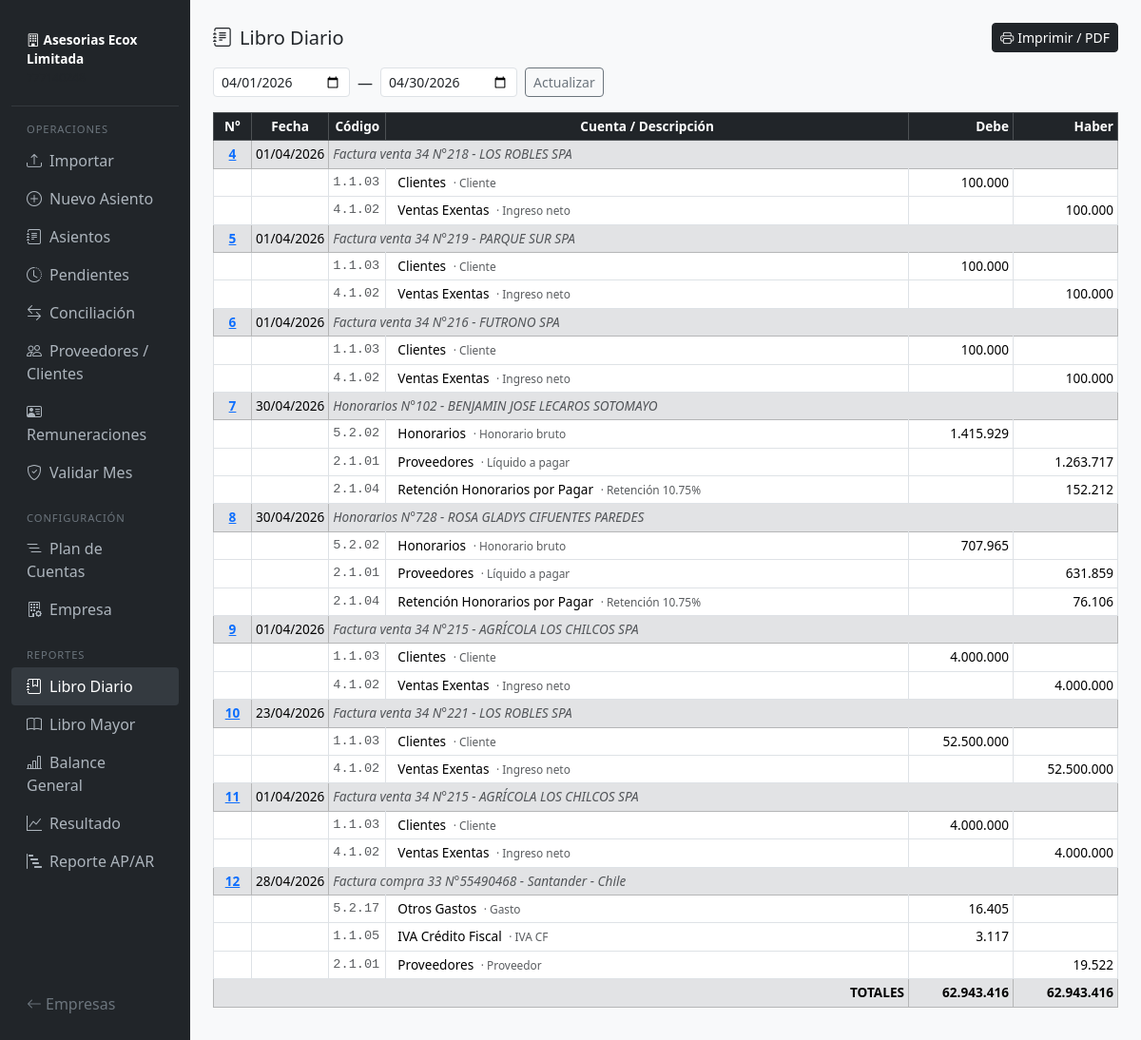
The page /empresa/2/reportes/diario on the database its author committed.
### models.py (models this page shows, shortened)
class Empresa(db.Model):
    __tablename__ = 'empresas'
    id = db.Column(db.Integer, primary_key=True)
    rut = db.Column(db.String(12), unique=True, nullable=False)
    razon_social = db.Column(db.String(200), nullable=False)
    nombre_fantasia = db.Column(db.String(200))
    giro = db.Column(db.String(300))
    activa = db.Column(db.Boolean, default=True)
    clave_sii = db.Column(db.String(200))   # clave portal SII (opcional)
    cuentas = db.relationship('Cuenta', backref='empresa', lazy='dynamic')
    asientos = db.relationship('Asiento', backref='empresa', lazy='dynamic')
    documentos_sii = db.relationship('DocumentoSII', backref='empresa', lazy='dynamic')
    movimientos_banco = db.relationship('MovimientoBanco', backref='empresa', lazy='dynamic')
    reglas = db.relationship('ReglaClasificacion', backref='empresa', lazy='dynamic')

class Asiento(db.Model):
    __tablename__ = 'asientos'
    id = db.Column(db.Integer, primary_key=True)
    empresa_id = db.Column(db.Integer, db.ForeignKey('empresas.id'), nullable=False)
    fecha = db.Column(db.Date, nullable=False)
    numero = db.Column(db.Integer)
    descripcion = db.Column(db.String(500))
    origen = db.Column(db.String(20), default='MANUAL')
    estado = db.Column(db.String(15), default='BORRADOR')
    creado_en = db.Column(db.DateTime, default=datetime.now)
    lineas = db.relationship('LineaAsiento', backref='asiento', lazy='select',
                             cascade='all, delete-orphan',
                             order_by='LineaAsiento.orden')

class LineaAsiento(db.Model):
    __tablename__ = 'lineas_asiento'
    id = db.Column(db.Integer, primary_key=True)
    asiento_id = db.Column(db.Integer, db.ForeignKey('asientos.id'), nullable=False)
    cuenta_id = db.Column(db.Integer, db.ForeignKey('cuentas.id'), nullable=False)
    debe = db.Column(db.Float, default=0.0)
    haber = db.Column(db.Float, default=0.0)
    descripcion = db.Column(db.String(300))
    orden = db.Column(db.Integer, default=0)

class Cuenta(db.Model):
    __tablename__ = 'cuentas'
    id = db.Column(db.Integer, primary_key=True)
    empresa_id = db.Column(db.Integer, db.ForeignKey('empresas.id'), nullable=False)
    codigo = db.Column(db.String(20), nullable=False)
    nombre = db.Column(db.String(200), nullable=False)
    tipo = db.Column(db.String(20), nullable=False)       # ACTIVO, PASIVO, PATRIMONIO, INGRESO, GASTO
    naturaleza = db.Column(db.String(10), nullable=False)  # DEUDORA, ACREEDORA
    nivel = db.Column(db.Integer, default=1)
    cuenta_padre_id = db.Column(db.Integer, db.ForeignKey('cuentas.id'), nullable=True)
    activa = db.Column(db.Boolean, default=True)
    es_titulo = db.Column(db.Boolean, default=False)
    hijos = db.relationship('Cuenta', backref=db.backref('padre', remote_side=[id]))
    lineas = db.relationship('LineaAsiento', backref='cuenta', lazy='dynamic')

### routes/reportes.py (the view)
@bp.route('/empresa/<int:eid>/reportes/diario')
def diario(eid):
    empresa = Empresa.query.get_or_404(eid)
    desde, hasta = _rango_fechas()
    asientos = (Asiento.query
                .filter_by(empresa_id=eid, estado='CONFIRMADO')
                .filter(Asiento.fecha >= desde, Asiento.fecha <= hasta)
                .order_by(Asiento.numero)
                .all())
    return render_template('reportes/diario.html', empresa=empresa,
                           asientos=asientos, desde=desde, hasta=hasta)

### routes/reportes.py (called while the page is built)
def _mes_anterior():
    hoy = date.today()
    if hoy.month == 1:
        y, m = hoy.year - 1, 12
    else:
        y, m = hoy.year, hoy.month - 1
    return date(y, m, 1), date(y, m, calendar.monthrange(y, m)[1])

def _rango_fechas():
    d_def, h_def = _mes_anterior()
    desde_str = request.args.get('desde', d_def.isoformat())
    hasta_str = request.args.get('hasta', h_def.isoformat())
    try:
        desde = date.fromisoformat(desde_str)
        hasta = date.fromisoformat(hasta_str)
    except ValueError:
        desde, hasta = _mes_anterior()
    return desde, hasta

### templates/reportes/diario.html (shortened to what this page needs)
{% extends 'base.html' %}
{% block content %}
<div class="d-flex justify-content-between align-items-center mb-3">
  <h5 class="mb-0"><i class="bi bi-journal-text me-2"></i>Libro Diario</h5>
  <a href="{{ url_for('reportes.diario_imprimir', eid=empresa.id, desde=desde.isoformat(), hasta=hasta.isoformat()) }}"
     target="_blank" class="btn btn-sm btn-dark">
    <i class="bi bi-printer me-1"></i>Imprimir / PDF
  </a>
</div>
<form class="row g-2 mb-3" method="get">
  <div class="col-auto">
    <input type="date" name="desde" value="{{ desde }}" class="form-control form-control-sm">
  </div>
  <div class="col-auto"><span class="pt-1 d-inline-block">—</span></div>
  <div class="col-auto">
    <input type="date" name="hasta" value="{{ hasta }}" class="form-control form-control-sm">
  </div>
  <div class="col-auto">
    <button class="btn btn-outline-secondary btn-sm">Actualizar</button>
  </div>
</form>
{% if asientos %}
<div class="table-responsive">
  <table class="table table-sm table-bordered" style="font-size:.82rem">
    <thead class="table-dark text-center" style="font-size:.78rem">
      <tr>
        <th style="width:40px">N°</th>
        <th style="width:80px">Fecha</th>
        <th style="width:60px">Código</th>
        <th>Cuenta / Descripción</th>
        <th class="text-end" style="width:110px">Debe</th>
        <th class="text-end" style="width:110px">Haber</th>
      </tr>
    </thead>
    <tbody>
      {% set tot_debe  = [0] %}
      {% set tot_haber = [0] %}
      {% for a in asientos %}
      <tr class="table-secondary">
        <td class="fw-semibold text-center">
          <a href="{{ url_for('asientos.editar', eid=empresa.id, aid=a.id) }}"
             target="_blank"
             class="link-primary fw-semibold"
             title="Editar asiento N°{{ a.numero }}">{{ a.numero }}</a>
        </td>
        <td class="text-center">{{ a.fecha|fecha_cl }}</td>
        <td colspan="4" class="fst-italic text-muted small">{{ a.descripcion or '' }}</td>
      </tr>
      {% for l in a.lineas %}
        {% set _ = tot_debe.append(tot_debe[-1] + (l.debe or 0)) %}
        {% set _ = tot_haber.append(tot_haber[-1] + (l.haber or 0)) %}
      <tr>
        <td></td>
        <td></td>
        <td class="font-monospace text-muted">{{ l.cuenta.codigo }}</td>
        <td style="padding-left:12px">
          {{ l.cuenta.nombre }}
          {% if l.descripcion %}<span class="text-muted ms-1 small">· {{ l.descripcion }}</span>{% endif %}
        </td>
        <td class="text-end">{% if l.debe %}{{ l.debe|clp }}{% endif %}</td>
        <td class="text-end">{% if l.haber %}{{ l.haber|clp }}{% endif %}</td>
      </tr>
      {% endfor %}
      {% endfor %}
    </tbody>
    <tfoot class="fw-bold table-secondary">
      <tr>
        <td colspan="4" class="text-end">TOTALES</td>
        <td class="text-end">{{ tot_debe[-1]|clp }}</td>
        <td class="text-end">{{ tot_haber[-1]|clp }}</td>
      </tr>
    </tfoot>
  </table>
</div>
{% else %}
<div class="text-muted small py-4 text-center">Sin asientos confirmados en el período.</div>
{% endif %}
{% endblock %}

### templates/base.html (shortened to what this page needs)
<!DOCTYPE html>
<html lang="es">
<head>
  <link href="https://cdn.jsdelivr.net/npm/bootstrap@5.3.3/dist/css/bootstrap.min.css" rel="stylesheet">
  <link href="https://cdn.jsdelivr.net/npm/bootstrap-icons@1.11.3/font/bootstrap-icons.min.css" rel="stylesheet">
  <link href="https://cdn.jsdelivr.net/npm/tom-select@2.3.1/dist/css/tom-select.bootstrap5.min.css" rel="stylesheet">
</head>
<body>
<div class="container-fluid">
  <div class="row">
    {% if empresa is defined and empresa %}
    <nav class="col-md-2 sidebar d-flex flex-column py-3">
      <div class="empresa-nombre">
        <i class="bi bi-building me-1"></i>{{ empresa.nombre_fantasia or empresa.razon_social }}
        <div class="text-muted" style="font-size:.75rem;font-weight:400">{{ empresa.rut }}</div>
      </div>
      <hr class="text-secondary my-1">
      <div class="nav-section">Operaciones</div>
      <ul class="nav flex-column">
        <li><a class="nav-link {% if 'importar' in request.endpoint %}active{% endif %}"
               href="{{ url_for('importar.index', eid=empresa.id) }}">
          <i class="bi bi-upload me-2"></i>Importar</a></li>
        <li><a class="nav-link {% if request.endpoint=='asientos.nuevo' %}active{% endif %}"
               href="{{ url_for('asientos.nuevo', eid=empresa.id) }}">
          <i class="bi bi-plus-circle me-2"></i>Nuevo Asiento</a></li>
        <li><a class="nav-link {% if request.endpoint=='asientos.lista' %}active{% endif %}"
               href="{{ url_for('asientos.lista', eid=empresa.id) }}">
          <i class="bi bi-journal-text me-2"></i>Asientos</a></li>
        <li><a class="nav-link {% if 'pendientes' in request.endpoint %}active{% endif %}"
               href="{{ url_for('pendientes.index', eid=empresa.id) }}">
          <i class="bi bi-clock-history me-2"></i>Pendientes
        </a></li>
        <li><a class="nav-link {% if 'conciliacion' in request.endpoint %}active{% endif %}"
               href="{{ url_for('conciliacion.index', eid=empresa.id) }}">
          <i class="bi bi-arrow-left-right me-2"></i>Conciliación</a></li>
        <li><a class="nav-link {% if 'contrapartes' in request.endpoint %}active{% endif %}"
               href="{{ url_for('contrapartes.index', eid=empresa.id) }}">
          <i class="bi bi-people me-2"></i>Proveedores / Clientes</a></li>
        <li><a class="nav-link {% if 'remuneraciones' in request.endpoint %}active{% endif %}"
               href="{{ url_for('remuneraciones.index', eid=empresa.id) }}">
          <i class="bi bi-person-vcard me-2"></i>Remuneraciones</a></li>
        <li><a class="nav-link {% if 'validacion' in request.endpoint %}active{% endif %}"
               href="{{ url_for('validacion.index', eid=empresa.id) }}">
          <i class="bi bi-shield-check me-2"></i>Validar Mes</a></li>
      </ul>
      <div class="nav-section mt-2">Configuración</div>
      <ul class="nav flex-column">
        <li><a class="nav-link {% if 'cuentas' in request.endpoint %}active{% endif %}"
               href="{{ url_for('cuentas.lista', eid=empresa.id) }}">
          <i class="bi bi-list-nested me-2"></i>Plan de Cuentas</a></li>
        <li><a class="nav-link {% if request.endpoint in ('empresas.editar',) %}active{% endif %}"
               href="{{ url_for('empresas.editar', eid=empresa.id) }}">
          <i class="bi bi-building-gear me-2"></i>Empresa</a></li>
      </ul>
      <div class="nav-section mt-2">Reportes</div>
      <ul class="nav flex-column">
        <li><a class="nav-link {% if request.endpoint in ('reportes.diario','reportes.diario_imprimir') %}active{% endif %}"
               href="{{ url_for('reportes.diario', eid=empresa.id) }}">
          <i class="bi bi-journal-bookmark me-2"></i>Libro Diario</a></li>
        <li><a class="nav-link {% if request.endpoint in ('reportes.mayor','reportes.mayor_imprimir') %}active{% endif %}"
               href="{{ url_for('reportes.mayor', eid=empresa.id) }}">
          <i class="bi bi-book me-2"></i>Libro Mayor</a></li>
        <li><a class="nav-link {% if request.endpoint in ('reportes.balance','reportes.balance_imprimir') %}active{% endif %}"
               href="{{ url_for('reportes.balance', eid=empresa.id) }}">
          <i class="bi bi-bar-chart-line me-2"></i>Balance General</a></li>
        <li><a class="nav-link {% if request.endpoint=='reportes.resultado' %}active{% endif %}"
               href="{{ url_for('reportes.resultado', eid=empresa.id) }}">
          <i class="bi bi-graph-up me-2"></i>Resultado</a></li>
        <li><a class="nav-link {% if request.endpoint=='reportes.ap_ar' %}active{% endif %}"
               href="{{ url_for('reportes.ap_ar', eid=empresa.id) }}">
          <i class="bi bi-bar-chart-steps me-2"></i>Reporte AP/AR</a></li>
      </ul>
      <div class="mt-auto pt-3 pb-2">
        <a class="nav-link text-secondary" href="{{ url_for('main.index') }}">
          <i class="bi bi-arrow-left me-1"></i>Empresas
        </a>
      </div>
    </nav>
    <main class="col-md-10 main-content">
    {% else %}
    <main class="col-12 main-content">
    {% endif %}
      {% block content %}{% endblock %}
    </main>
  </div>
</div>
</body>
</html>

### templates/base.html (style rules this page uses)
body { background: #f8f9fa; }
.sidebar { min-height: 100vh; background: #212529; }
.sidebar .nav-link { color: #adb5bd; padding: .5rem 1rem; }
.sidebar .nav-link:hover, .sidebar .nav-link.active { color: #fff; background: #343a40; border-radius: 4px; }
.sidebar .nav-section { color: #6c757d; font-size: .7rem; text-transform: uppercase; letter-spacing: .08em; padding: .75rem 1rem .25rem; }
.sidebar .empresa-nombre { font-size: .85rem; font-weight: 600; color: #fff; padding: 1rem; }
.main-content { padding: 1.5rem; }
.table-sm td, .table-sm th { font-size: .85rem; }

### rows shown on the page
Empresa: nombre_fantasia+razon_social "Asesorias Ecox Limitada"
Asiento: numero "4", fecha|fecha_cl "01/04/2026", descripcion "Factura venta 34 N°218 - LOS ROBLES SPA"
LineaAsiento: cuenta.codigo "1.1.03", cuenta.nombre "Clientes", descripcion "Cliente", debe|clp "100.000"
LineaAsiento: cuenta.codigo "4.1.02", cuenta.nombre "Ventas Exentas", descripcion "Ingreso neto", haber|clp "100.000"
Asiento: numero "5", fecha|fecha_cl "01/04/2026", descripcion "Factura venta 34 N°219 - PARQUE SUR SPA"
LineaAsiento: cuenta.codigo "1.1.03", cuenta.nombre "Clientes", descripcion "Cliente", debe|clp "100.000"
LineaAsiento: cuenta.codigo "4.1.02", cuenta.nombre "Ventas Exentas", descripcion "Ingreso neto", haber|clp "100.000"
Asiento: numero "6", fecha|fecha_cl "01/04/2026", descripcion "Factura venta 34 N°216 - FUTRONO SPA"
LineaAsiento: cuenta.codigo "1.1.03", cuenta.nombre "Clientes", descripcion "Cliente", debe|clp "100.000"
LineaAsiento: cuenta.codigo "4.1.02", cuenta.nombre "Ventas Exentas", descripcion "Ingreso neto", haber|clp "100.000"
Asiento: numero "7", fecha|fecha_cl "30/04/2026", descripcion "Honorarios N°102 - BENJAMIN JOSE LECAROS SOTOMAYO"
LineaAsiento: cuenta.codigo "5.2.02", cuenta.nombre "Honorarios", descripcion "Honorario bruto", debe|clp "1.415.929"
LineaAsiento: cuenta.codigo "2.1.01", cuenta.nombre "Proveedores", descripcion "Líquido a pagar", haber|clp "1.263.717"
LineaAsiento: cuenta.codigo "2.1.04", cuenta.nombre "Retención Honorarios por Pagar", descripcion "Retención 10.75%", haber|clp "152.212"
Asiento: numero "8", fecha|fecha_cl "30/04/2026", descripcion "Honorarios N°728 - ROSA GLADYS CIFUENTES PAREDES"
LineaAsiento: cuenta.codigo "5.2.02", cuenta.nombre "Honorarios", descripcion "Honorario bruto", debe|clp "707.965"
LineaAsiento: cuenta.codigo "2.1.01", cuenta.nombre "Proveedores", descripcion "Líquido a pagar", haber|clp "631.859"
LineaAsiento: cuenta.codigo "2.1.04", cuenta.nombre "Retención Honorarios por Pagar", descripcion "Retención 10.75%", haber|clp "76.106"
Asiento: numero "9", fecha|fecha_cl "01/04/2026", descripcion "Factura venta 34 N°215 - AGRÍCOLA LOS CHILCOS SPA"
LineaAsiento: cuenta.codigo "1.1.03", cuenta.nombre "Clientes", descripcion "Cliente", debe|clp "4.000.000"
LineaAsiento: cuenta.codigo "4.1.02", cuenta.nombre "Ventas Exentas", descripcion "Ingreso neto", haber|clp "4.000.000"
Asiento: numero "10", fecha|fecha_cl "23/04/2026", descripcion "Factura venta 34 N°221 - LOS ROBLES SPA"
LineaAsiento: cuenta.codigo "1.1.03", cuenta.nombre "Clientes", descripcion "Cliente", debe|clp "52.500.000"
LineaAsiento: cuenta.codigo "4.1.02", cuenta.nombre "Ventas Exentas", descripcion "Ingreso neto", haber|clp "52.500.000"
Asiento: numero "11", fecha|fecha_cl "01/04/2026", descripcion "Factura venta 34 N°215 - AGRÍCOLA LOS CHILCOS SPA"
LineaAsiento: cuenta.codigo "1.1.03", cuenta.nombre "Clientes", descripcion "Cliente", debe|clp "4.000.000"
LineaAsiento: cuenta.codigo "4.1.02", cuenta.nombre "Ventas Exentas", descripcion "Ingreso neto", haber|clp "4.000.000"
Asiento: numero "12", fecha|fecha_cl "28/04/2026", descripcion "Factura compra 33 N°55490468 - Santander - Chile"
LineaAsiento: cuenta.codigo "5.2.17", cuenta.nombre "Otros Gastos", descripcion "Gasto", debe|clp "16.405"
LineaAsiento: cuenta.codigo "1.1.05", cuenta.nombre "IVA Crédito Fiscal", descripcion "IVA CF", debe|clp "3.117"
LineaAsiento: cuenta.codigo "2.1.01", cuenta.nombre "Proveedores", descripcion "Proveedor", haber|clp "19.522"

### other values the page prints
{{ tot_debe[-1]|clp }} "62.943.416"
{{ tot_haber[-1]|clp }} "62.943.416"
